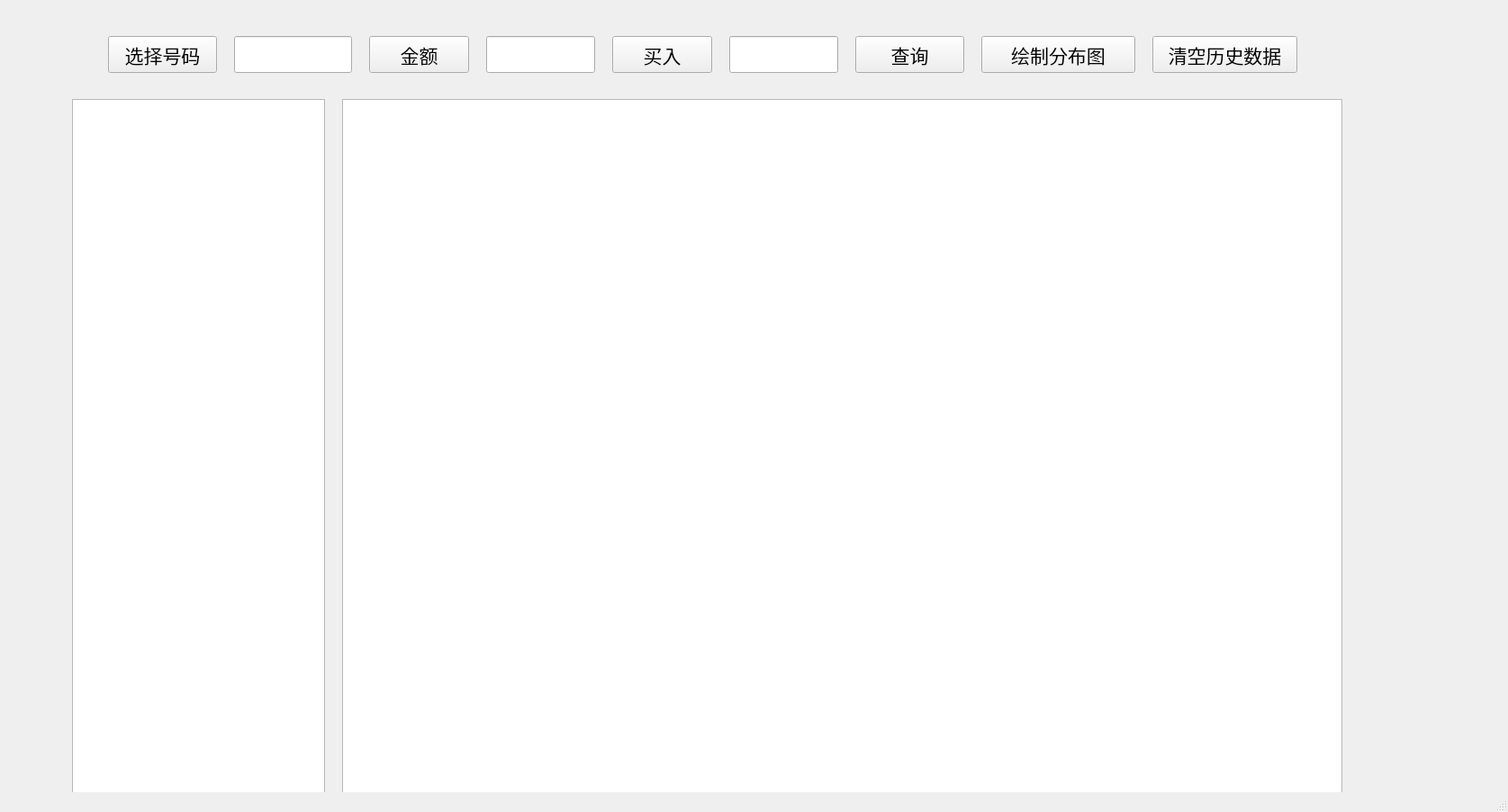
<?xml version="1.0" encoding="UTF-8"?>
<ui version="4.0">
 <class>MainWindow</class>
 <widget class="QMainWindow" name="MainWindow">
  <property name="geometry">
   <rect>
    <x>0</x>
    <y>0</y>
    <width>1675</width>
    <height>902</height>
   </rect>
  </property>
  <property name="windowTitle">
   <string>MainWindow</string>
  </property>
  <widget class="QWidget" name="centralwidget">
   <property name="layoutDirection">
    <enum>Qt::LeftToRight</enum>
   </property>
   <widget class="QPushButton" name="pushButton">
    <property name="geometry">
     <rect>
      <x>410</x>
      <y>40</y>
      <width>111</width>
      <height>41</height>
     </rect>
    </property>
    <property name="font">
     <font>
      <family>Adobe 宋体 Std L</family>
      <pointsize>16</pointsize>
     </font>
    </property>
    <property name="text">
     <string>金额</string>
    </property>
   </widget>
   <widget class="QPushButton" name="pushButton_3">
    <property name="geometry">
     <rect>
      <x>1280</x>
      <y>40</y>
      <width>161</width>
      <height>41</height>
     </rect>
    </property>
    <property name="font">
     <font>
      <family>Adobe 宋体 Std L</family>
      <pointsize>16</pointsize>
     </font>
    </property>
    <property name="text">
     <string>清空历史数据</string>
    </property>
   </widget>
   <widget class="QPushButton" name="pushButton_4">
    <property name="geometry">
     <rect>
      <x>1090</x>
      <y>40</y>
      <width>171</width>
      <height>41</height>
     </rect>
    </property>
    <property name="font">
     <font>
      <family>Adobe 宋体 Std L</family>
      <pointsize>16</pointsize>
     </font>
    </property>
    <property name="text">
     <string>绘制分布图</string>
    </property>
   </widget>
   <widget class="QLineEdit" name="lineEdit">
    <property name="geometry">
     <rect>
      <x>260</x>
      <y>40</y>
      <width>131</width>
      <height>41</height>
     </rect>
    </property>
    <property name="font">
     <font>
      <family>Adobe 宋体 Std L</family>
      <pointsize>16</pointsize>
     </font>
    </property>
    <property name="text">
     <string/>
    </property>
   </widget>
   <widget class="QTextBrowser" name="textBrowser">
    <property name="geometry">
     <rect>
      <x>80</x>
      <y>110</y>
      <width>281</width>
      <height>781</height>
     </rect>
    </property>
    <property name="font">
     <font>
      <family>黑体</family>
      <pointsize>10</pointsize>
     </font>
    </property>
   </widget>
   <widget class="QGraphicsView" name="graphicsView">
    <property name="geometry">
     <rect>
      <x>380</x>
      <y>110</y>
      <width>1111</width>
      <height>781</height>
     </rect>
    </property>
   </widget>
   <widget class="QLineEdit" name="lineEdit_2">
    <property name="geometry">
     <rect>
      <x>540</x>
      <y>40</y>
      <width>121</width>
      <height>41</height>
     </rect>
    </property>
    <property name="font">
     <font>
      <family>Adobe 宋体 Std L</family>
      <pointsize>16</pointsize>
     </font>
    </property>
    <property name="text">
     <string/>
    </property>
   </widget>
   <widget class="QPushButton" name="pushButton_5">
    <property name="geometry">
     <rect>
      <x>680</x>
      <y>40</y>
      <width>111</width>
      <height>41</height>
     </rect>
    </property>
    <property name="font">
     <font>
      <family>Adobe 宋体 Std L</family>
      <pointsize>16</pointsize>
     </font>
    </property>
    <property name="text">
     <string>买入</string>
    </property>
   </widget>
   <widget class="QPushButton" name="pushButton_2">
    <property name="geometry">
     <rect>
      <x>120</x>
      <y>40</y>
      <width>121</width>
      <height>41</height>
     </rect>
    </property>
    <property name="font">
     <font>
      <family>Adobe 宋体 Std L</family>
      <pointsize>16</pointsize>
     </font>
    </property>
    <property name="text">
     <string>选择号码</string>
    </property>
   </widget>
   <widget class="QPushButton" name="pushButton_6">
    <property name="geometry">
     <rect>
      <x>950</x>
      <y>40</y>
      <width>121</width>
      <height>41</height>
     </rect>
    </property>
    <property name="font">
     <font>
      <family>Adobe 宋体 Std L</family>
      <pointsize>16</pointsize>
     </font>
    </property>
    <property name="text">
     <string>查询</string>
    </property>
   </widget>
   <widget class="QLineEdit" name="lineEdit_3">
    <property name="geometry">
     <rect>
      <x>810</x>
      <y>40</y>
      <width>121</width>
      <height>41</height>
     </rect>
    </property>
    <property name="font">
     <font>
      <family>Adobe 宋体 Std L</family>
      <pointsize>16</pointsize>
     </font>
    </property>
    <property name="text">
     <string/>
    </property>
   </widget>
  </widget>
  <widget class="QStatusBar" name="statusbar"/>
  <action name="actionli">
   <property name="text">
    <string>另存为</string>
   </property>
  </action>
  <action name="actiondizhi">
   <property name="text">
    <string>路径</string>
   </property>
  </action>
  <action name="actiontuichu">
   <property name="text">
    <string>退出</string>
   </property>
  </action>
  <action name="actionSetup">
   <property name="icon">
    <iconset>
     <normaloff>../../Pictures/Pure/a_9gag.png</normaloff>../../Pictures/Pure/a_9gag.png</iconset>
   </property>
   <property name="text">
    <string>设置</string>
   </property>
  </action>
 </widget>
 <resources/>
 <connections>
  <connection>
   <sender>pushButton_5</sender>
   <signal>clicked()</signal>
   <receiver>MainWindow</receiver>
   <slot>click_buy_button()</slot>
   <hints>
    <hint type="sourcelabel">
     <x>672</x>
     <y>56</y>
    </hint>
    <hint type="destinationlabel">
     <x>15</x>
     <y>37</y>
    </hint>
   </hints>
  </connection>
  <connection>
   <sender>pushButton_3</sender>
   <signal>clicked()</signal>
   <receiver>MainWindow</receiver>
   <slot>clear_history()</slot>
   <hints>
    <hint type="sourcelabel">
     <x>1272</x>
     <y>52</y>
    </hint>
    <hint type="destinationlabel">
     <x>15</x>
     <y>37</y>
    </hint>
   </hints>
  </connection>
  <connection>
   <sender>pushButton_4</sender>
   <signal>clicked()</signal>
   <receiver>MainWindow</receiver>
   <slot>show_dis_fig()</slot>
   <hints>
    <hint type="sourcelabel">
     <x>1140</x>
     <y>48</y>
    </hint>
    <hint type="destinationlabel">
     <x>15</x>
     <y>37</y>
    </hint>
   </hints>
  </connection>
  <connection>
   <sender>pushButton_6</sender>
   <signal>clicked()</signal>
   <receiver>MainWindow</receiver>
   <slot>query_sum_money()</slot>
   <hints>
    <hint type="sourcelabel">
     <x>943</x>
     <y>55</y>
    </hint>
    <hint type="destinationlabel">
     <x>934</x>
     <y>80</y>
    </hint>
   </hints>
  </connection>
 </connections>
 <slots>
  <slot>click_buy_button()</slot>
  <slot>clear_history()</slot>
  <slot>show_dis_fig()</slot>
  <slot>query_sum_money()</slot>
 </slots>
</ui>
